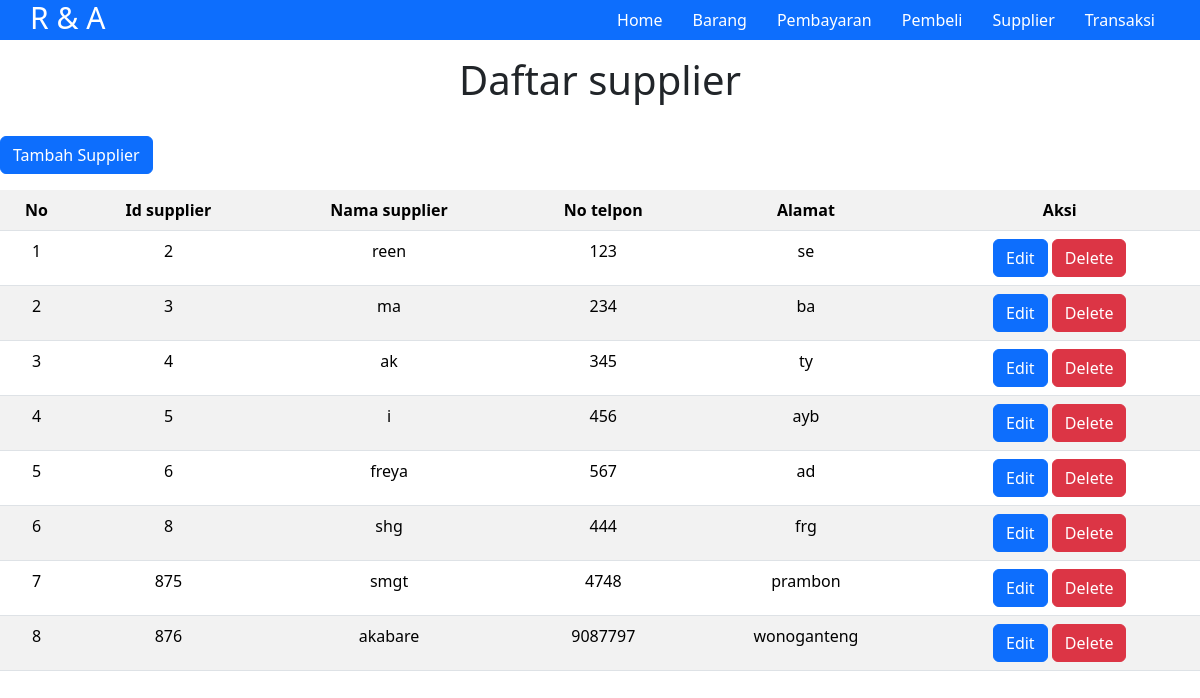
Screenshot of /supplier.php with the database file from the repository.
### tables this page shows
CREATE TABLE `supplier` (
  `id_supplier` int(11) NOT NULL,
  `nama_supplier` varchar(30) NOT NULL,
  `no_telp` char(13) NOT NULL,
  `alamat` varchar(100) NOT NULL
);

### function.php (called while the page is built, shortened)
<?php
function koneksi(){
    $conn = mysqli_connect("localhost", "root", "", "penjualan");
    return $conn;
}
function query($sql){
    $conn = koneksi();
    $result = mysqli_query($conn, $sql);
    $rows = [];
    while($row = mysqli_fetch_assoc($result)){
        $rows[] = $row;
    }
    return $rows;
}
?>

### supplier.php (the view, shortened to what this page needs)
<?php
require "function.php";
$barang = query("SELECT * FROM supplier");
?>
<!DOCTYPE html>
<html lang="en">
<head>
    <link href="https://cdn.jsdelivr.net/npm/bootstrap@5.3.2/dist/css/bootstrap.min.css" rel="stylesheet">
</head>
<body>
<nav class="bg-primary">
        <h4>R & A</h4>
        <ul>
            <a href="index.php">
                <li>Home</li>
            </a>
            <a href="data_barang.php">
                <li>Barang</li>
            </a>
            <a href="pembayaran.php">
                <li>Pembayaran</li>
            </a>
            <a href="pembeli.php">
                <li>Pembeli</li>
            </a>
            <a href="supplier.php">
                <li>Supplier</li>
            </a>
            <a href="transaksi.php">
                <li>Transaksi</li>
            </a>
        </ul>
    </nav>
    <h1 class="my-3" style="text-align: center;">Daftar supplier</h1>
    <a href="tambah_supplier.php">
        <button class="btn btn-primary my-3"> Tambah Supplier
        </button></a>
    <table class="table table-striped table-hover">
        <tr>
            <th>No</th>
            <th>Id supplier</th>
            <th>Nama supplier</th>
            <th>No telpon</th>
            <th>Alamat</th>
            <th>Aksi</th>
        </tr>
        <?php $i = 1; ?>
        <?php foreach ($barang as $brg) { ?>
            <tr>
                <td><?= $i; ?></td>
                <td><?= $brg["id_supplier"]; ?></td>
                <td><?= $brg["nama_supplier"]; ?></td>
                <td><?= $brg["no_telp"]; ?></td>
                <td><?= $brg["alamat"]; ?></td>
                <td>
                    <a href="edit-supplier.php?id=<?= $brg["id_supplier"]?>">
                        <button class="btn btn-primary">
                            Edit
                        </button>
                    </a>
                    <a href="hps-supplier.php?id=<?= $brg["id_supplier"]?>">
                        <button class="btn btn-danger">
                            Delete
                        </button>
                    </a>
                </td>
            </tr>
        <?php
            $i++;
        } ?>
    </table>
</body>
</html>

### supplier.php (style rules this page uses)
table { text-align: center; }
nav { width: 100%; height: 40px; display: flex; justify-content: space-between; padding: 0px 30px; }
ul { display: flex; height: 100%; align-items: center; }
li { list-style-type: none; margin: 0px 15px; }
a { text-decoration: none; color: white; }
h4 { color: white; font-size: 30px; }

### rows the page displays
supplier: id_supplier "2", nama_supplier "reen", no_telp "123", alamat "se"
supplier: id_supplier "3", nama_supplier "ma", no_telp "234", alamat "ba"
supplier: id_supplier "4", nama_supplier "ak", no_telp "345", alamat "ty"
supplier: id_supplier "5", nama_supplier "i", no_telp "456", alamat "ayb"
supplier: id_supplier "6", nama_supplier "freya", no_telp "567", alamat "ad"
supplier: id_supplier "8", nama_supplier "shg", no_telp "444", alamat "frg"
supplier: id_supplier "875", nama_supplier "smgt", no_telp "4748", alamat "prambon"
supplier: id_supplier "876", nama_supplier "akabare", no_telp "9087797", alamat "wonoganteng"
